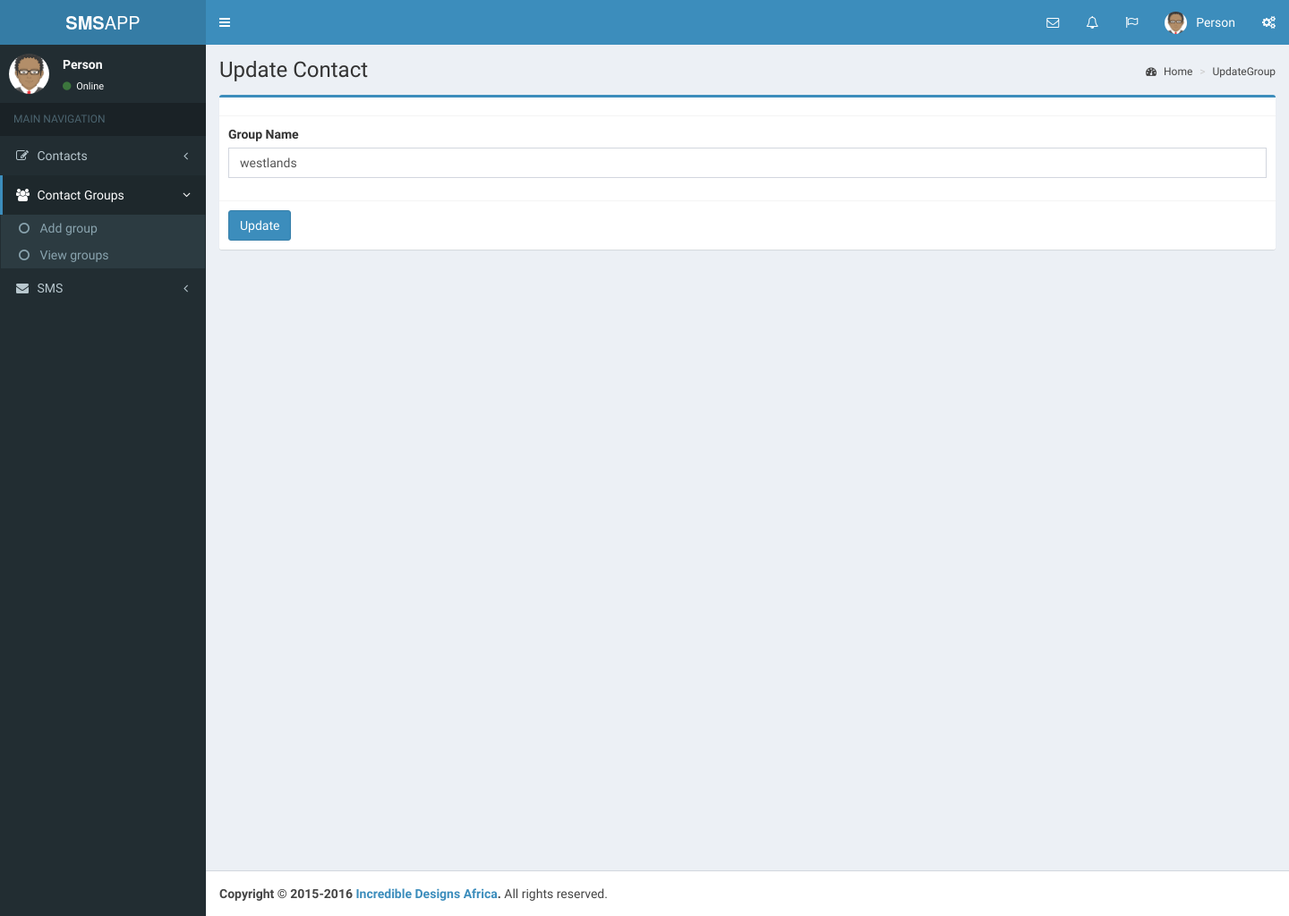
/updateGroup.php?u=3, run on an earlier commit of the app's database.
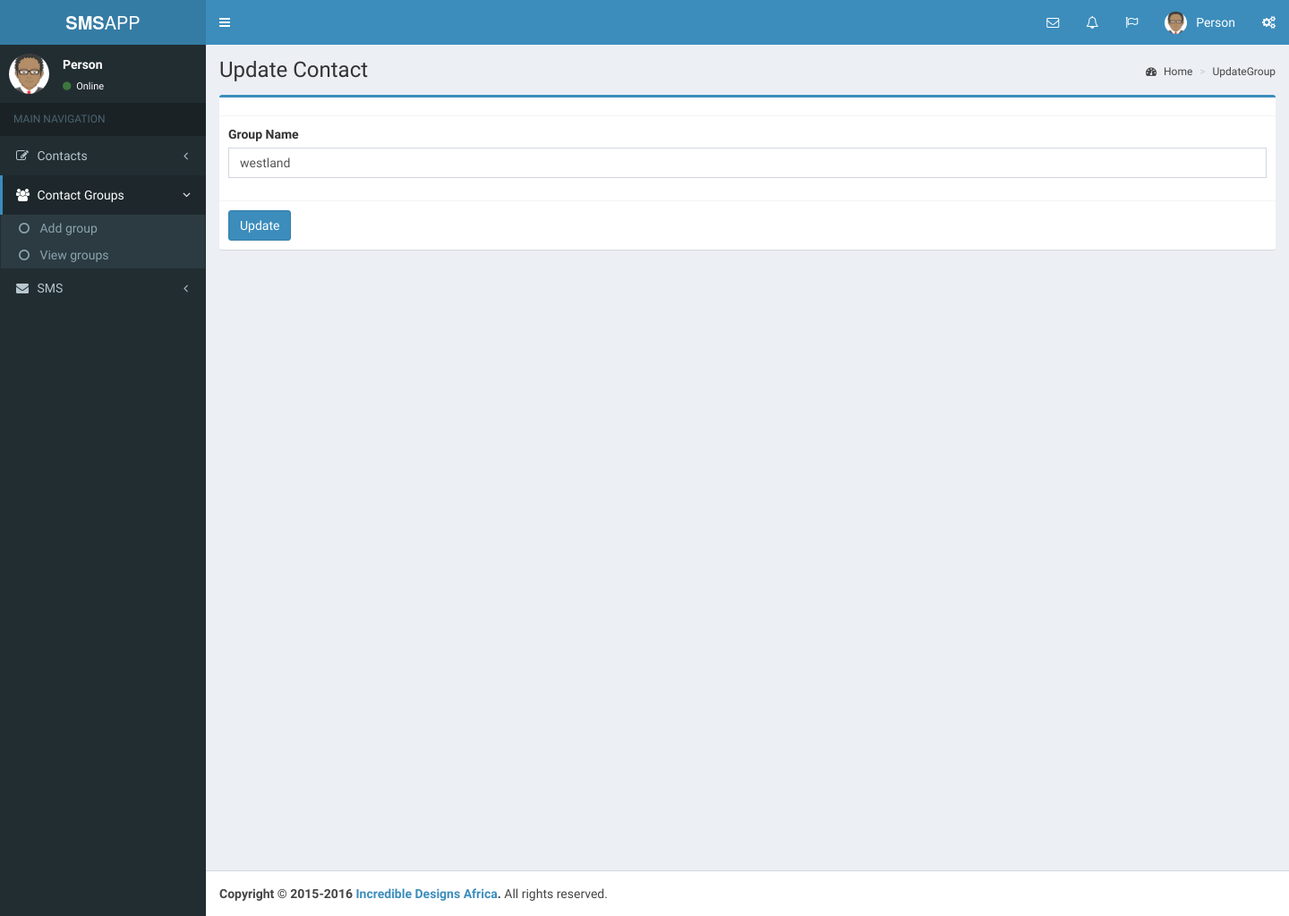
And on a later commit of the database.
### tables this page shows
CREATE TABLE `labels` (
  `id` int(11) NOT NULL,
  `label_name` varchar(255) NOT NULL
);

### class/database.php (called while the page is built, shortened)
<?php
class Database
{
	function __construct()
	{
		$this->mysqli = new mysqli("localhost", "root", "", "smsapp");
	}
}
 ?>

### class/class.group.php (called while the page is built, shortened)
<?php
include 'database.php';
class Group extends Database
{
	public $tablename = "labels";
	public function Single($id){
		$table = $this->tablename;
		$res = $this->mysqli->query("SELECT * FROM $table WHERE id ='$id'");
        while ($row = $res->fetch_assoc()){
        	$data= array(
				'id' 		=>$row['id'] ,
				'label_name' 	=>$row['label_name']
				);
        }
        return $data;
	}
}
 ?>

### updateGroup.php (the view, shortened to what this page needs)
<!DOCTYPE html>
<?php
  include 'class/class.group.php';
  $G = new Group();
  $id = $_GET['u'];
  $group = $G->Single($id);
?>
<html>
  <head>
  <?php include "includes/_csslinks.php"; ?>
  </head>
  <body class="hold-transition skin-blue sidebar-mini">
    <div class="wrapper">
      <?php include "includes/_header.php"; ?>
      <?php include "includes/_leftsidebar.php" ?>
      <div class="content-wrapper">
        <section class="content-header">
          <h1>
            Update Contact
          </h1>
          <?php include "includes/_breadcrums.php"; ?>
        </section>
        <section class="content">
          <div class="row">
            <div class="col-md-12">
              <div class="box box-primary">
                <div class="box-header with-border">
                </div>
                <form role="form" action="" method="post">
                  <div class="box-body">
                    <div class="form-group">
                      <label for="">Group Name</label>
                      <input type="text" class="form-control" id=""  name="label_name" value="<?= $group['label_name'] ?>">
                    </div>
                  </div>
                  <div class="box-footer">
                    <button type="submit" class="btn btn-primary" name="update">Update</button>
                  </div>
                </form>
              </div>
            </div>
          </div>
        </section>
      </div>
      <?php include "includes/_footercopyright.php"; ?>
    </div>
  </body>
</html>

What changed in the data, as far as the page shows it:
changed labels: label_name "westlands" → "westland"
